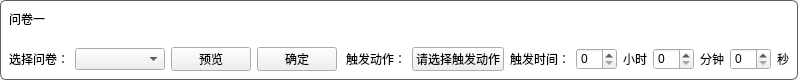
<?xml version="1.0" encoding="UTF-8"?>
<ui version="4.0">
 <class>QuestionItem</class>
 <widget class="QWidget" name="QuestionItem">
  <property name="geometry">
   <rect>
    <x>0</x>
    <y>0</y>
    <width>798</width>
    <height>80</height>
   </rect>
  </property>
  <property name="sizePolicy">
   <sizepolicy hsizetype="Preferred" vsizetype="Fixed">
    <horstretch>0</horstretch>
    <verstretch>0</verstretch>
   </sizepolicy>
  </property>
  <property name="minimumSize">
   <size>
    <width>0</width>
    <height>80</height>
   </size>
  </property>
  <property name="maximumSize">
   <size>
    <width>16777215</width>
    <height>80</height>
   </size>
  </property>
  <property name="windowTitle">
   <string>Form</string>
  </property>
  <layout class="QVBoxLayout" name="verticalLayout">
   <property name="spacing">
    <number>0</number>
   </property>
   <property name="leftMargin">
    <number>0</number>
   </property>
   <property name="topMargin">
    <number>0</number>
   </property>
   <property name="rightMargin">
    <number>0</number>
   </property>
   <property name="bottomMargin">
    <number>0</number>
   </property>
   <item>
    <widget class="QWidget" name="widget_question_item" native="true">
     <property name="styleSheet">
      <string notr="true">QWidget#widget_question_item{
background-color: rgb(255, 255, 255);
border:1px solid rgb(95, 95, 95);
border-radius:6px;
}</string>
     </property>
     <layout class="QVBoxLayout" name="verticalLayout_2">
      <property name="spacing">
       <number>0</number>
      </property>
      <property name="leftMargin">
       <number>0</number>
      </property>
      <property name="topMargin">
       <number>0</number>
      </property>
      <property name="rightMargin">
       <number>0</number>
      </property>
      <property name="bottomMargin">
       <number>0</number>
      </property>
      <item>
       <widget class="QWidget" name="widget_2" native="true">
        <layout class="QHBoxLayout" name="horizontalLayout_2">
         <item>
          <widget class="QLabel" name="name">
           <property name="sizePolicy">
            <sizepolicy hsizetype="Fixed" vsizetype="Preferred">
             <horstretch>0</horstretch>
             <verstretch>0</verstretch>
            </sizepolicy>
           </property>
           <property name="minimumSize">
            <size>
             <width>80</width>
             <height>0</height>
            </size>
           </property>
           <property name="maximumSize">
            <size>
             <width>80</width>
             <height>16777215</height>
            </size>
           </property>
           <property name="text">
            <string>问卷一</string>
           </property>
          </widget>
         </item>
         <item>
          <spacer name="horizontalSpacer">
           <property name="orientation">
            <enum>Qt::Orientation::Horizontal</enum>
           </property>
           <property name="sizeHint" stdset="0">
            <size>
             <width>40</width>
             <height>20</height>
            </size>
           </property>
          </spacer>
         </item>
        </layout>
       </widget>
      </item>
      <item>
       <widget class="QWidget" name="widget" native="true">
        <layout class="QHBoxLayout" name="horizontalLayout">
         <item>
          <widget class="QLabel" name="label_28">
           <property name="sizePolicy">
            <sizepolicy hsizetype="Fixed" vsizetype="Preferred">
             <horstretch>0</horstretch>
             <verstretch>0</verstretch>
            </sizepolicy>
           </property>
           <property name="text">
            <string>选择问卷：</string>
           </property>
          </widget>
         </item>
         <item>
          <widget class="QComboBox" name="select_questionnaire">
           <property name="sizePolicy">
            <sizepolicy hsizetype="Expanding" vsizetype="Fixed">
             <horstretch>0</horstretch>
             <verstretch>0</verstretch>
            </sizepolicy>
           </property>
           <property name="placeholderText">
            <string>请选择问卷</string>
           </property>
          </widget>
         </item>
         <item>
          <widget class="QPushButton" name="preview">
           <property name="sizePolicy">
            <sizepolicy hsizetype="Fixed" vsizetype="Fixed">
             <horstretch>0</horstretch>
             <verstretch>0</verstretch>
            </sizepolicy>
           </property>
           <property name="text">
            <string>预览</string>
           </property>
          </widget>
         </item>
         <item>
          <widget class="QPushButton" name="ok">
           <property name="sizePolicy">
            <sizepolicy hsizetype="Fixed" vsizetype="Fixed">
             <horstretch>0</horstretch>
             <verstretch>0</verstretch>
            </sizepolicy>
           </property>
           <property name="text">
            <string>确定</string>
           </property>
          </widget>
         </item>
         <item>
          <spacer name="horizontalSpacer_28">
           <property name="orientation">
            <enum>Qt::Orientation::Horizontal</enum>
           </property>
           <property name="sizeHint" stdset="0">
            <size>
             <width>0</width>
             <height>20</height>
            </size>
           </property>
          </spacer>
         </item>
         <item>
          <widget class="QLabel" name="label_29">
           <property name="sizePolicy">
            <sizepolicy hsizetype="Fixed" vsizetype="Preferred">
             <horstretch>0</horstretch>
             <verstretch>0</verstretch>
            </sizepolicy>
           </property>
           <property name="text">
            <string>触发动作：</string>
           </property>
          </widget>
         </item>
         <item>
          <widget class="QPushButton" name="trigger_action">
           <property name="sizePolicy">
            <sizepolicy hsizetype="Fixed" vsizetype="Fixed">
             <horstretch>0</horstretch>
             <verstretch>0</verstretch>
            </sizepolicy>
           </property>
           <property name="text">
            <string>请选择触发动作</string>
           </property>
          </widget>
         </item>
         <item>
          <widget class="QLabel" name="label_30">
           <property name="sizePolicy">
            <sizepolicy hsizetype="Fixed" vsizetype="Preferred">
             <horstretch>0</horstretch>
             <verstretch>0</verstretch>
            </sizepolicy>
           </property>
           <property name="text">
            <string>触发时间：</string>
           </property>
          </widget>
         </item>
         <item>
          <widget class="QSpinBox" name="trigger_hour">
           <property name="sizePolicy">
            <sizepolicy hsizetype="Fixed" vsizetype="Fixed">
             <horstretch>0</horstretch>
             <verstretch>0</verstretch>
            </sizepolicy>
           </property>
          </widget>
         </item>
         <item>
          <widget class="QLabel" name="label_31">
           <property name="sizePolicy">
            <sizepolicy hsizetype="Fixed" vsizetype="Preferred">
             <horstretch>0</horstretch>
             <verstretch>0</verstretch>
            </sizepolicy>
           </property>
           <property name="text">
            <string>小时</string>
           </property>
          </widget>
         </item>
         <item>
          <widget class="QSpinBox" name="trigger_minute">
           <property name="sizePolicy">
            <sizepolicy hsizetype="Fixed" vsizetype="Fixed">
             <horstretch>0</horstretch>
             <verstretch>0</verstretch>
            </sizepolicy>
           </property>
          </widget>
         </item>
         <item>
          <widget class="QLabel" name="label_32">
           <property name="sizePolicy">
            <sizepolicy hsizetype="Fixed" vsizetype="Preferred">
             <horstretch>0</horstretch>
             <verstretch>0</verstretch>
            </sizepolicy>
           </property>
           <property name="text">
            <string>分钟</string>
           </property>
          </widget>
         </item>
         <item>
          <widget class="QSpinBox" name="trigger_second">
           <property name="sizePolicy">
            <sizepolicy hsizetype="Fixed" vsizetype="Fixed">
             <horstretch>0</horstretch>
             <verstretch>0</verstretch>
            </sizepolicy>
           </property>
          </widget>
         </item>
         <item>
          <widget class="QLabel" name="label_33">
           <property name="sizePolicy">
            <sizepolicy hsizetype="Fixed" vsizetype="Preferred">
             <horstretch>0</horstretch>
             <verstretch>0</verstretch>
            </sizepolicy>
           </property>
           <property name="text">
            <string>秒</string>
           </property>
          </widget>
         </item>
        </layout>
       </widget>
      </item>
     </layout>
    </widget>
   </item>
  </layout>
 </widget>
 <resources/>
 <connections/>
</ui>
